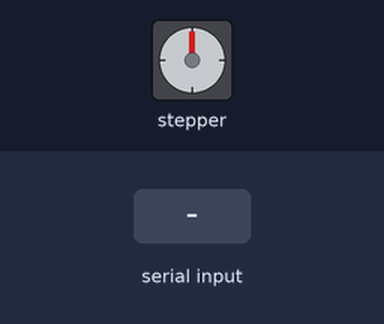
Bench run of a sketch on a simulated Arduino Uno, built with avr-gcc and run on an emulated ATmega328P. Parts: stepper motor. The test bench sets the inputs (shaded band). Stepper angles assume 500 steps per turn.

Above: at 1.2 s.
1.3 s: "x" received over Serial
At 3.9 s:
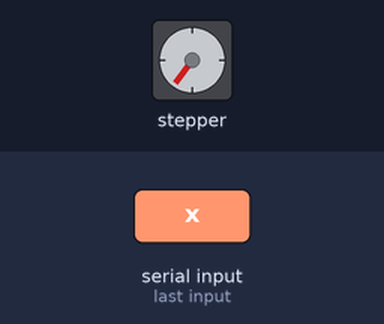
4.3 s: "z" received over Serial
At 4.45 s:
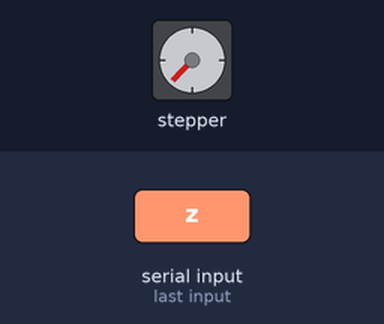
7.3 s: "z" received over Serial
At 9.6 s:
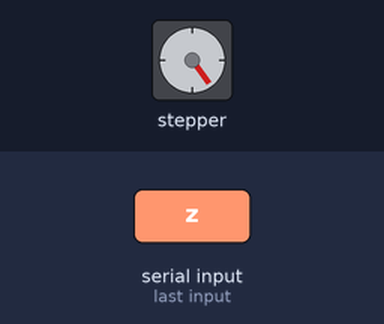
10.3 s: "x" received over Serial
At 10.45 s:
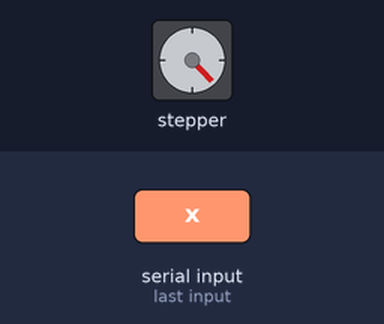
Timing chart, 0 to 13.3 s (numbered marks = the images above; inputs shaded):
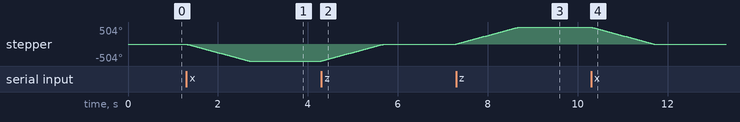

Measured:
- after the input at 1.3 s, stepper: turns 504° counter-clockwise in 1.4 s, starting at once
- after the input at 4.3 s, stepper: turns 504° clockwise in 1.4 s, starting at once
- after the input at 7.3 s, stepper: turns 504° clockwise in 1.4 s, starting at once
- after the input at 10.3 s, stepper: turns 504° counter-clockwise in 1.4 s, starting at once

The sketch:

motor_de_passos.ino
```cpp
#include <Stepper.h>

char serial;
const int stepsPerRevolution = 500;

Stepper myStepper(stepsPerRevolution, 8,10,9,11);

void setup()
{
 Serial.begin(9600);
 myStepper.setSpeed(60);
}

void loop()
{
    serial = Serial.read();
    if(serial == 'x'){
      myStepper.step(-700);
    }
    if(serial == 'z'){
      myStepper.step(700);
    }
}
```
